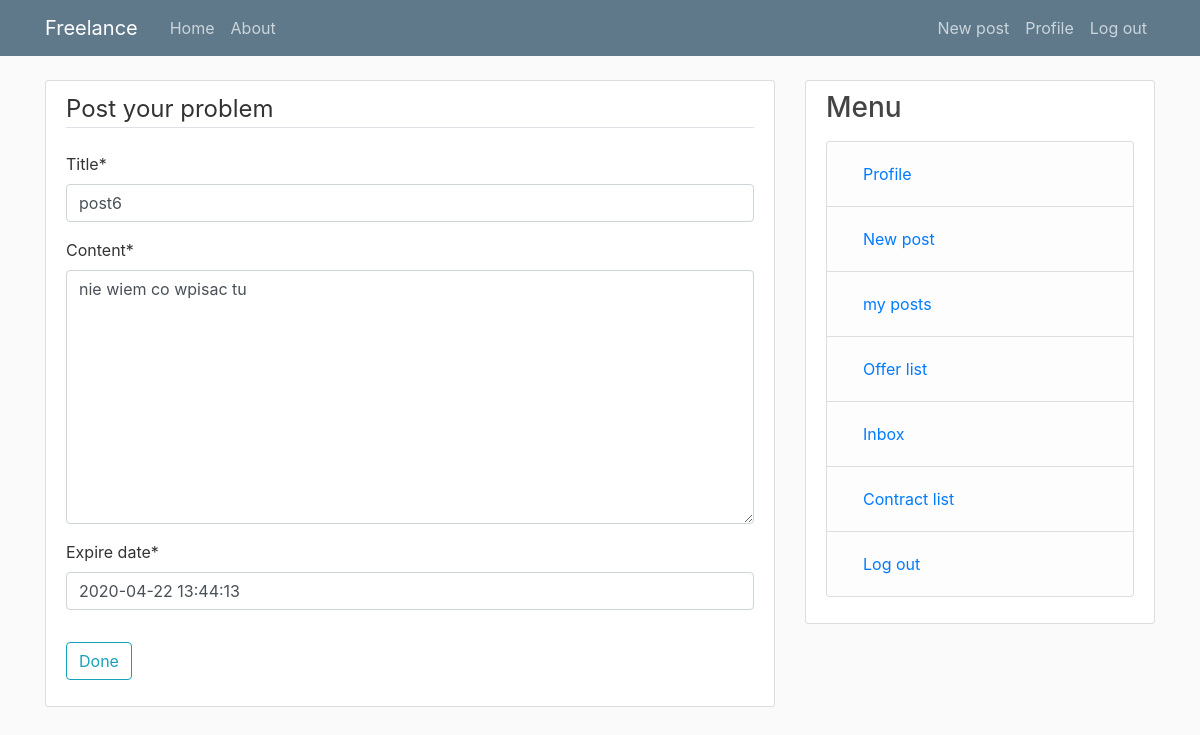
The page /post/7/update/ (signed in) on the database its author committed.
### blog/models.py (models this page shows, shortened)
class Post(models.Model):
    title = models.CharField(max_length=100)
    content = models.TextField()
    date_posted = models.DateTimeField(default=timezone.now)
    author = models.ForeignKey(User, on_delete=models.CASCADE)
    expire_date=models.DateTimeField(default=(timezone.now() + datetime.timedelta(days=1)))
    tags = TaggableManager()

### blog/views.py (the view, shortened to what this page needs)
# urls.py: path('post/<int:pk>/update/', PostUpdateView.as_view() ,name='post-update'),
class PostUpdateView(LoginRequiredMixin, UserPassesTestMixin, UpdateView):
    model = Post
    fields =['title','content','expire_date','tags']
    def test_func(self):
        post = self.get_object()
        if self.request.user == post.author:
            return True
        return False

### blog/templates/blog/post_form.html (shortened to what this page needs)
{% extends "blog/base.html" %}
{% load crispy_forms_tags %}
{% block content %}
    <div class = "content-section">
        <form method="Post">
            <fieldset class="form-group">
                <legend class ="border-bottom mb-4">Post your problem</legend>
                {{ form|crispy }}
            </fieldset>
            <div class="form-group">
                <button class="btn btn-outline-info" type="submit">Done</button>
            </div>
        </form>
    </div>
{% endblock content %}

### blog/static/blog/main.css (style rules this page uses)
body { background: #fafafa; color: #333333; margin-top: 5rem; }
.content-section { background: #ffffff; padding: 10px 20px; border: 1px solid #dddddd; border-radius: 3px; margin-bottom: 20px; }

### rows shown on the page
Post: title "post6", content "nie wiem co wpisac tu", expire_date "2020-04-22 13:44:13"
